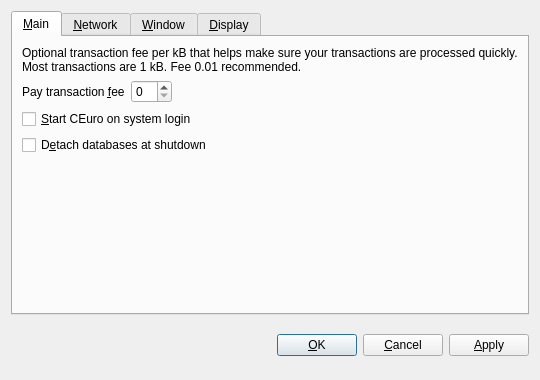
<?xml version="1.0" encoding="UTF-8"?>
<ui version="4.0">
 <class>OptionsDialog</class>
 <widget class="QDialog" name="OptionsDialog">
  <property name="geometry">
   <rect>
    <x>0</x>
    <y>0</y>
    <width>540</width>
    <height>380</height>
   </rect>
  </property>
  <property name="windowTitle">
   <string>Options</string>
  </property>
  <property name="modal">
   <bool>true</bool>
  </property>
  <layout class="QVBoxLayout" name="verticalLayout">
   <item>
    <widget class="QTabWidget" name="tabWidget">
     <property name="tabPosition">
      <enum>QTabWidget::North</enum>
     </property>
     <property name="currentIndex">
      <number>0</number>
     </property>
     <widget class="QWidget" name="tabMain">
      <attribute name="title">
       <string>&amp;Main</string>
      </attribute>
      <layout class="QVBoxLayout" name="verticalLayout_Main">
       <item>
        <widget class="QLabel" name="transactionFeeInfoLabel">
         <property name="text">
          <string>Optional transaction fee per kB that helps make sure your transactions are processed quickly. Most transactions are 1 kB. Fee 0.01 recommended.</string>
         </property>
         <property name="textFormat">
          <enum>Qt::PlainText</enum>
         </property>
         <property name="wordWrap">
          <bool>true</bool>
         </property>
        </widget>
       </item>
       <item>
        <layout class="QHBoxLayout" name="horizontalLayout_Main">
         <item>
          <widget class="QLabel" name="transactionFeeLabel">
           <property name="text">
            <string>Pay transaction &amp;fee</string>
           </property>
           <property name="textFormat">
            <enum>Qt::PlainText</enum>
           </property>
           <property name="buddy">
            <cstring>transactionFee</cstring>
           </property>
          </widget>
         </item>
         <item>
          <widget class="CEuroAmountField" name="transactionFee"/>
         </item>
         <item>
          <spacer name="horizontalSpacer_Main">
           <property name="orientation">
            <enum>Qt::Horizontal</enum>
           </property>
           <property name="sizeHint" stdset="0">
            <size>
             <width>40</width>
             <height>20</height>
            </size>
           </property>
          </spacer>
         </item>
        </layout>
       </item>
       <item>
        <widget class="QCheckBox" name="ceuroAtStartup">
         <property name="toolTip">
          <string>Automatically start CEuro after logging in to the system.</string>
         </property>
         <property name="text">
          <string>&amp;Start CEuro on system login</string>
         </property>
        </widget>
       </item>
       <item>
        <widget class="QCheckBox" name="detachDatabases">
         <property name="toolTip">
          <string>Detach block and address databases at shutdown. This means they can be moved to another data directory, but it slows down shutdown. The wallet is always detached.</string>
         </property>
         <property name="text">
          <string>D&amp;etach databases at shutdown</string>
         </property>
        </widget>
       </item>
       <item>
        <spacer name="verticalSpacer_Main">
         <property name="orientation">
          <enum>Qt::Vertical</enum>
         </property>
         <property name="sizeHint" stdset="0">
          <size>
           <width>20</width>
           <height>40</height>
          </size>
         </property>
        </spacer>
       </item>
      </layout>
     </widget>
     <widget class="QWidget" name="tabNetwork">
      <attribute name="title">
       <string>&amp;Network</string>
      </attribute>
      <layout class="QVBoxLayout" name="verticalLayout_Network">
       <item>
        <widget class="QCheckBox" name="mapPortUpnp">
         <property name="toolTip">
          <string>Automatically open the CEuro client port on the router. This only works when your router supports UPnP and it is enabled.</string>
         </property>
         <property name="text">
          <string>Map port using &amp;UPnP</string>
         </property>
        </widget>
       </item>
       <item>
        <widget class="QCheckBox" name="connectSocks">
         <property name="toolTip">
          <string>Connect to the CEuro network through a SOCKS proxy (e.g. when connecting through Tor).</string>
         </property>
         <property name="text">
          <string>Connect through &amp;SOCKS proxy:</string>
         </property>
        </widget>
       </item>
       <item>
        <layout class="QHBoxLayout" name="horizontalLayout_Network">
         <item>
          <widget class="QLabel" name="proxyIpLabel">
           <property name="text">
            <string>Proxy &amp;IP:</string>
           </property>
           <property name="textFormat">
            <enum>Qt::PlainText</enum>
           </property>
           <property name="buddy">
            <cstring>proxyIp</cstring>
           </property>
          </widget>
         </item>
         <item>
          <widget class="QValidatedLineEdit" name="proxyIp">
           <property name="maximumSize">
            <size>
             <width>140</width>
             <height>16777215</height>
            </size>
           </property>
           <property name="toolTip">
            <string>IP address of the proxy (e.g. 127.0.0.1)</string>
           </property>
          </widget>
         </item>
         <item>
          <widget class="QLabel" name="proxyPortLabel">
           <property name="text">
            <string>&amp;Port:</string>
           </property>
           <property name="textFormat">
            <enum>Qt::PlainText</enum>
           </property>
           <property name="buddy">
            <cstring>proxyPort</cstring>
           </property>
          </widget>
         </item>
         <item>
          <widget class="QLineEdit" name="proxyPort">
           <property name="maximumSize">
            <size>
             <width>55</width>
             <height>16777215</height>
            </size>
           </property>
           <property name="toolTip">
            <string>Port of the proxy (e.g. 9050)</string>
           </property>
          </widget>
         </item>
         <item>
          <widget class="QLabel" name="socksVersionLabel">
           <property name="text">
            <string>SOCKS &amp;Version:</string>
           </property>
           <property name="textFormat">
            <enum>Qt::PlainText</enum>
           </property>
           <property name="buddy">
            <cstring>socksVersion</cstring>
           </property>
          </widget>
         </item>
         <item>
          <widget class="QValueComboBox" name="socksVersion">
           <property name="toolTip">
            <string>SOCKS version of the proxy (e.g. 5)</string>
           </property>
          </widget>
         </item>
         <item>
          <spacer name="horizontalSpacer_Network">
           <property name="orientation">
            <enum>Qt::Horizontal</enum>
           </property>
           <property name="sizeHint" stdset="0">
            <size>
             <width>40</width>
             <height>20</height>
            </size>
           </property>
          </spacer>
         </item>
        </layout>
       </item>
       <item>
        <spacer name="verticalSpacer_Network">
         <property name="orientation">
          <enum>Qt::Vertical</enum>
         </property>
         <property name="sizeHint" stdset="0">
          <size>
           <width>20</width>
           <height>40</height>
          </size>
         </property>
        </spacer>
       </item>
      </layout>
     </widget>
     <widget class="QWidget" name="tabWindow">
      <attribute name="title">
       <string>&amp;Window</string>
      </attribute>
      <layout class="QVBoxLayout" name="verticalLayout_Window">
       <item>
        <widget class="QCheckBox" name="minimizeToTray">
         <property name="toolTip">
          <string>Show only a tray icon after minimizing the window.</string>
         </property>
         <property name="text">
          <string>Minimize to the &amp;tray instead of the taskbar</string>
         </property>
        </widget>
       </item>
       <item>
        <widget class="QCheckBox" name="minimizeOnClose">
         <property name="toolTip">
          <string>Minimize instead of exit the application when the window is closed. When this option is enabled, the application will be closed only after selecting Quit in the menu.</string>
         </property>
         <property name="text">
          <string>M&amp;inimize on close</string>
         </property>
        </widget>
       </item>
       <item>
        <spacer name="verticalSpacer_Window">
         <property name="orientation">
          <enum>Qt::Vertical</enum>
         </property>
         <property name="sizeHint" stdset="0">
          <size>
           <width>20</width>
           <height>40</height>
          </size>
         </property>
        </spacer>
       </item>
      </layout>
     </widget>
     <widget class="QWidget" name="tabDisplay">
      <attribute name="title">
       <string>&amp;Display</string>
      </attribute>
      <layout class="QVBoxLayout" name="verticalLayout_Display">
       <item>
        <layout class="QHBoxLayout" name="horizontalLayout_1_Display">
         <item>
          <widget class="QLabel" name="langLabel">
           <property name="text">
            <string>User Interface &amp;language:</string>
           </property>
           <property name="textFormat">
            <enum>Qt::PlainText</enum>
           </property>
           <property name="buddy">
            <cstring>lang</cstring>
           </property>
          </widget>
         </item>
         <item>
          <widget class="QValueComboBox" name="lang">
           <property name="toolTip">
            <string>The user interface language can be set here. This setting will take effect after restarting CEuro.</string>
           </property>
          </widget>
         </item>
        </layout>
       </item>
       <item>
        <layout class="QHBoxLayout" name="horizontalLayout_2_Display">
         <item>
          <widget class="QLabel" name="unitLabel">
           <property name="text">
            <string>&amp;Unit to show amounts in:</string>
           </property>
           <property name="textFormat">
            <enum>Qt::PlainText</enum>
           </property>
           <property name="buddy">
            <cstring>unit</cstring>
           </property>
          </widget>
         </item>
         <item>
          <widget class="QValueComboBox" name="unit">
           <property name="toolTip">
            <string>Choose the default subdivision unit to show in the interface and when sending coins.</string>
           </property>
          </widget>
         </item>
        </layout>
       </item>
       <item>
        <widget class="QCheckBox" name="displayAddresses">
         <property name="toolTip">
          <string>Whether to show CEuro addresses in the transaction list or not.</string>
         </property>
         <property name="text">
          <string>Display addresses in &amp;transaction list</string>
         </property>
        </widget>
       </item>
       <item>
        <spacer name="verticalSpacer_Display">
         <property name="orientation">
          <enum>Qt::Vertical</enum>
         </property>
         <property name="sizeHint" stdset="0">
          <size>
           <width>20</width>
           <height>40</height>
          </size>
         </property>
        </spacer>
       </item>
      </layout>
     </widget>
    </widget>
   </item>
   <item>
    <layout class="QHBoxLayout" name="horizontalLayout_Buttons">
     <item>
      <spacer name="horizontalSpacer_1">
       <property name="orientation">
        <enum>Qt::Horizontal</enum>
       </property>
       <property name="sizeHint" stdset="0">
        <size>
         <width>40</width>
         <height>48</height>
        </size>
       </property>
      </spacer>
     </item>
     <item>
      <widget class="QLabel" name="statusLabel">
       <property name="font">
        <font>
         <weight>75</weight>
         <bold>true</bold>
        </font>
       </property>
       <property name="text">
        <string/>
       </property>
       <property name="textFormat">
        <enum>Qt::PlainText</enum>
       </property>
       <property name="wordWrap">
        <bool>true</bool>
       </property>
      </widget>
     </item>
     <item>
      <spacer name="horizontalSpacer_2">
       <property name="orientation">
        <enum>Qt::Horizontal</enum>
       </property>
       <property name="sizeHint" stdset="0">
        <size>
         <width>40</width>
         <height>48</height>
        </size>
       </property>
      </spacer>
     </item>
     <item>
      <widget class="QPushButton" name="okButton">
       <property name="text">
        <string>&amp;OK</string>
       </property>
      </widget>
     </item>
     <item>
      <widget class="QPushButton" name="cancelButton">
       <property name="text">
        <string>&amp;Cancel</string>
       </property>
       <property name="autoDefault">
        <bool>false</bool>
       </property>
      </widget>
     </item>
     <item>
      <widget class="QPushButton" name="applyButton">
       <property name="text">
        <string>&amp;Apply</string>
       </property>
       <property name="autoDefault">
        <bool>false</bool>
       </property>
      </widget>
     </item>
    </layout>
   </item>
  </layout>
 </widget>
 <customwidgets>
  <customwidget>
   <class>CEuroAmountField</class>
   <extends>QSpinBox</extends>
   <header>ceuroamountfield.h</header>
  </customwidget>
  <customwidget>
   <class>QValueComboBox</class>
   <extends>QComboBox</extends>
   <header>qvaluecombobox.h</header>
  </customwidget>
  <customwidget>
   <class>QValidatedLineEdit</class>
   <extends>QLineEdit</extends>
   <header>qvalidatedlineedit.h</header>
  </customwidget>
 </customwidgets>
 <resources/>
 <connections/>
</ui>
